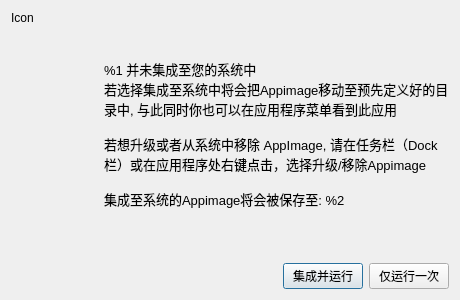
<?xml version="1.0" encoding="UTF-8"?>
<ui version="4.0">
 <class>IntegrationDialog</class>
 <widget class="QDialog" name="IntegrationDialog">
  <property name="windowModality">
   <enum>Qt::WindowModal</enum>
  </property>
  <property name="geometry">
   <rect>
    <x>0</x>
    <y>0</y>
    <width>460</width>
    <height>300</height>
   </rect>
  </property>
  <property name="sizePolicy">
   <sizepolicy hsizetype="Preferred" vsizetype="Expanding">
    <horstretch>0</horstretch>
    <verstretch>0</verstretch>
   </sizepolicy>
  </property>
  <property name="windowTitle">
   <string>Desktop Integration</string>
  </property>
  <property name="sizeGripEnabled">
   <bool>false</bool>
  </property>
  <property name="modal">
   <bool>true</bool>
  </property>
  <layout class="QVBoxLayout" name="verticalLayout">
   <item>
    <layout class="QHBoxLayout" name="horizontalLayout_2">
     <item>
      <widget class="QLabel" name="icon">
       <property name="sizePolicy">
        <sizepolicy hsizetype="Preferred" vsizetype="Preferred">
         <horstretch>0</horstretch>
         <verstretch>0</verstretch>
        </sizepolicy>
       </property>
       <property name="text">
        <string>Icon</string>
       </property>
       <property name="alignment">
        <set>Qt::AlignLeading|Qt::AlignLeft|Qt::AlignTop</set>
       </property>
       <property name="margin">
        <number>12</number>
       </property>
      </widget>
     </item>
     <item>
      <layout class="QVBoxLayout" name="verticalLayout_2">
       <item>
        <widget class="QLabel" name="message">
         <property name="sizePolicy">
          <sizepolicy hsizetype="Preferred" vsizetype="MinimumExpanding">
           <horstretch>0</horstretch>
           <verstretch>0</verstretch>
          </sizepolicy>
         </property>
         <property name="text">
          <string>&lt;!DOCTYPE HTML PUBLIC &quot;-//W3C//DTD HTML 4.0//EN&quot; &quot;http://www.w3.org/TR/REC-html40/strict.dtd&quot;&gt;
&lt;html&gt;&lt;head&gt;&lt;meta name=&quot;qrichtext&quot; content=&quot;1&quot; /&gt;&lt;style type=&quot;text/css&quot;&gt;
p, li { white-space: pre-wrap; }
&lt;/style&gt;&lt;/head&gt;&lt;body style=&quot; font-family:'Noto Sans'; font-size:9pt; font-weight:400; font-style:normal;&quot;&gt;
&lt;p style=&quot; margin-top:0px; margin-bottom:0px; margin-left:0px; margin-right:0px; -qt-block-indent:0; text-indent:0px;&quot;&gt;&lt;span style=&quot; font-size:10pt;&quot;&gt;%1 并未集成至您的系统中&lt;br /&gt;若选择集成至系统中将会把Appimage移动至预先定义好的目录中, 与此同时你也可以在应用程序菜单看到此应用&lt;/span&gt;&lt;/p&gt;
&lt;p style=&quot;-qt-paragraph-type:empty; margin-top:0px; margin-bottom:0px; margin-left:0px; margin-right:0px; -qt-block-indent:0; text-indent:0px; font-size:10pt;&quot;&gt;&lt;br /&gt;&lt;/p&gt;
&lt;p style=&quot; margin-top:0px; margin-bottom:0px; margin-left:0px; margin-right:0px; -qt-block-indent:0; text-indent:0px;&quot;&gt;&lt;span style=&quot; font-size:10pt;&quot;&gt;若想升级或者从系统中移除 AppImage, 请在任务栏（Dock栏）或在应用程序处右键点击，选择升级/移除Appimage &lt;/span&gt;&lt;/p&gt;
&lt;p style=&quot;-qt-paragraph-type:empty; margin-top:0px; margin-bottom:0px; margin-left:0px; margin-right:0px; -qt-block-indent:0; text-indent:0px; font-size:10pt;&quot;&gt;&lt;br /&gt;&lt;/p&gt;
&lt;p style=&quot; margin-top:0px; margin-bottom:0px; margin-left:0px; margin-right:0px; -qt-block-indent:0; text-indent:0px;&quot;&gt;&lt;span style=&quot; font-size:10pt;&quot;&gt;集成至系统的Appimage将会被保存至: %2&lt;/span&gt;&lt;/p&gt;&lt;/body&gt;&lt;/html&gt;</string>
         </property>
         <property name="wordWrap">
          <bool>true</bool>
         </property>
         <property name="margin">
          <number>0</number>
         </property>
        </widget>
       </item>
      </layout>
     </item>
    </layout>
   </item>
   <item>
    <layout class="QHBoxLayout" name="horizontalLayout">
     <item>
      <spacer name="horizontalSpacer">
       <property name="orientation">
        <enum>Qt::Horizontal</enum>
       </property>
       <property name="sizeHint" stdset="0">
        <size>
         <width>40</width>
         <height>20</height>
        </size>
       </property>
      </spacer>
     </item>
     <item>
      <widget class="QPushButton" name="pushButtonIntegrateAndRun">
       <property name="text">
        <string>集成并运行</string>
       </property>
       <property name="default">
        <bool>true</bool>
       </property>
      </widget>
     </item>
     <item>
      <widget class="QPushButton" name="pushButtonRunOnce">
       <property name="text">
        <string>仅运行一次</string>
       </property>
      </widget>
     </item>
    </layout>
   </item>
  </layout>
 </widget>
 <resources/>
 <connections/>
</ui>
